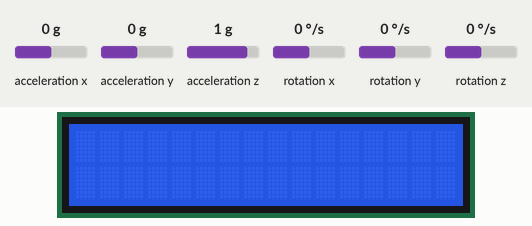
A sketch run on a simulated Arduino Uno, built with avr-gcc and run on an emulated ATmega328P. Shown: 16×2 character LCD. Wiring (inferred from the names in the program): MPU-6050 motion sensor at I2C address 0x68. The inputs (shaded band) are chosen by the test bench; at power-on: acceleration x 0 g, acceleration y 0 g, acceleration z 1 g, rotation x 0 °/s, rotation y 0 °/s, rotation z 0 °/s.

Above: at 11.2 s.
11.3 s: acceleration x set to 0.8 g
At 11.36 s:
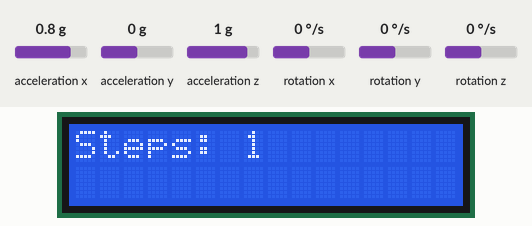
Timing chart, 0 to 14.3 s (numbered marks = the images above; inputs shaded):
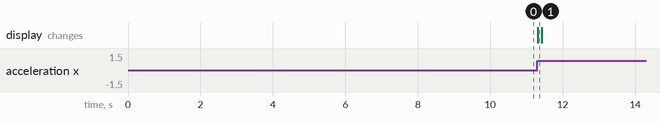

Measured:
- after the input at 11.3 s, the display: changes at once (image 1)

The sketch:

11.StepCounter.ino
```cpp
#include <LiquidCrystal.h>
#include <Wire.h>

// with the arduino pin number it is connected to
const int rs = 12, en = 11, d4 = 5, d5 = 4, d6 = 3, d7 = 2;
LiquidCrystal lcd(rs, en, d4, d5, d6, d7);
const int MPU6050_addr = 0x68;
int16_t gps;
unsigned long runMillis;
bool stepFlag;
int steps = 0;

void setup() {
  Serial.begin(9600);
  lcd.begin(16, 2);
  lcd.setCursor(0, 0);
  Wire.setClock(400000);
  Wire.begin();
  stepFlag = false;
  Wire.beginTransmission(MPU6050_addr);
  Wire.write(0x6B);
  Wire.write(0);
  Wire.endTransmission(true);
  delay(10000);
}

void loop() {
  lcd.clear();
  Wire.beginTransmission(MPU6050_addr);
  Wire.write(0x3B);
  Wire.endTransmission(false);
  Wire.requestFrom(MPU6050_addr, 14, true);
  gps = (Wire.read() << 8 | Wire.read());
  if (gps < 1){
    stepFlag = true;
  } else if (stepFlag == true && gps > 3){
    stepFlag = false;
    steps++;
    lcd.print("Steps: ");
    lcd.print(steps);
  }
  delay(100);
}
```
